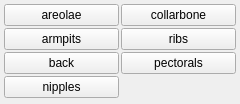
<?xml version="1.0" encoding="UTF-8"?>
<ui version="4.0">
 <class>body_parts_upper_torso_menu</class>
 <widget class="QWidget" name="body_parts_upper_torso_menu">
  <property name="geometry">
   <rect><x>0</x><y>0</y><width>240</width><height>104</height></rect>
  </property>
  <layout class="QGridLayout" name="grid">
   <property name="leftMargin"><number>4</number></property>
   <property name="topMargin"><number>4</number></property>
   <property name="rightMargin"><number>4</number></property>
   <property name="bottomMargin"><number>4</number></property>
   <property name="horizontalSpacing"><number>2</number></property>
   <property name="verticalSpacing"><number>2</number></property>
   <item row="0" column="0">
    <widget class="QPushButton" name="chk_areolae">
     <property name="checkable"><bool>true</bool></property>
     <property name="text"><string>areolae</string></property>
     <property name="tags" stdset="0"><string>areolae</string></property>
    </widget>
   </item>
   <item row="1" column="0">
    <widget class="QPushButton" name="chk_armpits">
     <property name="checkable"><bool>true</bool></property>
     <property name="text"><string>armpits</string></property>
     <property name="tags" stdset="0"><string>armpits</string></property>
    </widget>
   </item>
   <item row="2" column="0">
    <widget class="QPushButton" name="chk_back">
     <property name="checkable"><bool>true</bool></property>
     <property name="text"><string>back</string></property>
     <property name="tags" stdset="0"><string>back</string></property>
     <property name="submenu" stdset="0"><string>:/secondarymenu/body_parts_back_menu.ui</string></property>
    </widget>
   </item>
   <item row="3" column="0">
    <widget class="QPushButton" name="chk_nipples">
     <property name="checkable"><bool>true</bool></property>
     <property name="text"><string>nipples</string></property>
     <property name="tags" stdset="0"><string>nipples</string></property>
     <property name="submenu" stdset="0"><string>:/secondarymenu/body_parts_nipples_menu.ui</string></property>
    </widget>
   </item>
   <item row="0" column="1">
    <widget class="QPushButton" name="chk_collarbone">
     <property name="checkable"><bool>true</bool></property>
     <property name="text"><string>collarbone</string></property>
     <property name="tags" stdset="0"><string>collarbone</string></property>
    </widget>
   </item>
   <item row="1" column="1">
    <widget class="QPushButton" name="chk_ribs">
     <property name="checkable"><bool>true</bool></property>
     <property name="text"><string>ribs</string></property>
     <property name="tags" stdset="0"><string>ribs</string></property>
    </widget>
   </item>
   <item row="2" column="1">
    <widget class="QPushButton" name="chk_pectorals">
     <property name="checkable"><bool>true</bool></property>
     <property name="text"><string>pectorals</string></property>
     <property name="tags" stdset="0"><string>pectorals</string></property>
    </widget>
   </item>
  </layout>
 </widget>
 <resources/>
 <connections/>
</ui>
